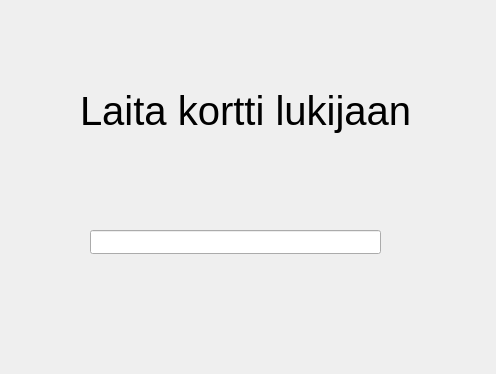
<?xml version="1.0" encoding="UTF-8"?>
<ui version="4.0">
 <class>rfid_ui</class>
 <widget class="QWidget" name="rfid_ui">
  <property name="geometry">
   <rect>
    <x>0</x>
    <y>0</y>
    <width>496</width>
    <height>374</height>
   </rect>
  </property>
  <property name="windowTitle">
   <string>Form</string>
  </property>
  <widget class="QLabel" name="label">
   <property name="geometry">
    <rect>
     <x>80</x>
     <y>10</y>
     <width>341</width>
     <height>201</height>
    </rect>
   </property>
   <property name="font">
    <font>
     <pointsize>30</pointsize>
    </font>
   </property>
   <property name="text">
    <string>Laita kortti lukijaan</string>
   </property>
  </widget>
  <widget class="QLineEdit" name="lineEdit">
   <property name="geometry">
    <rect>
     <x>90</x>
     <y>230</y>
     <width>291</width>
     <height>24</height>
    </rect>
   </property>
  </widget>
 </widget>
 <resources/>
 <connections/>
</ui>
